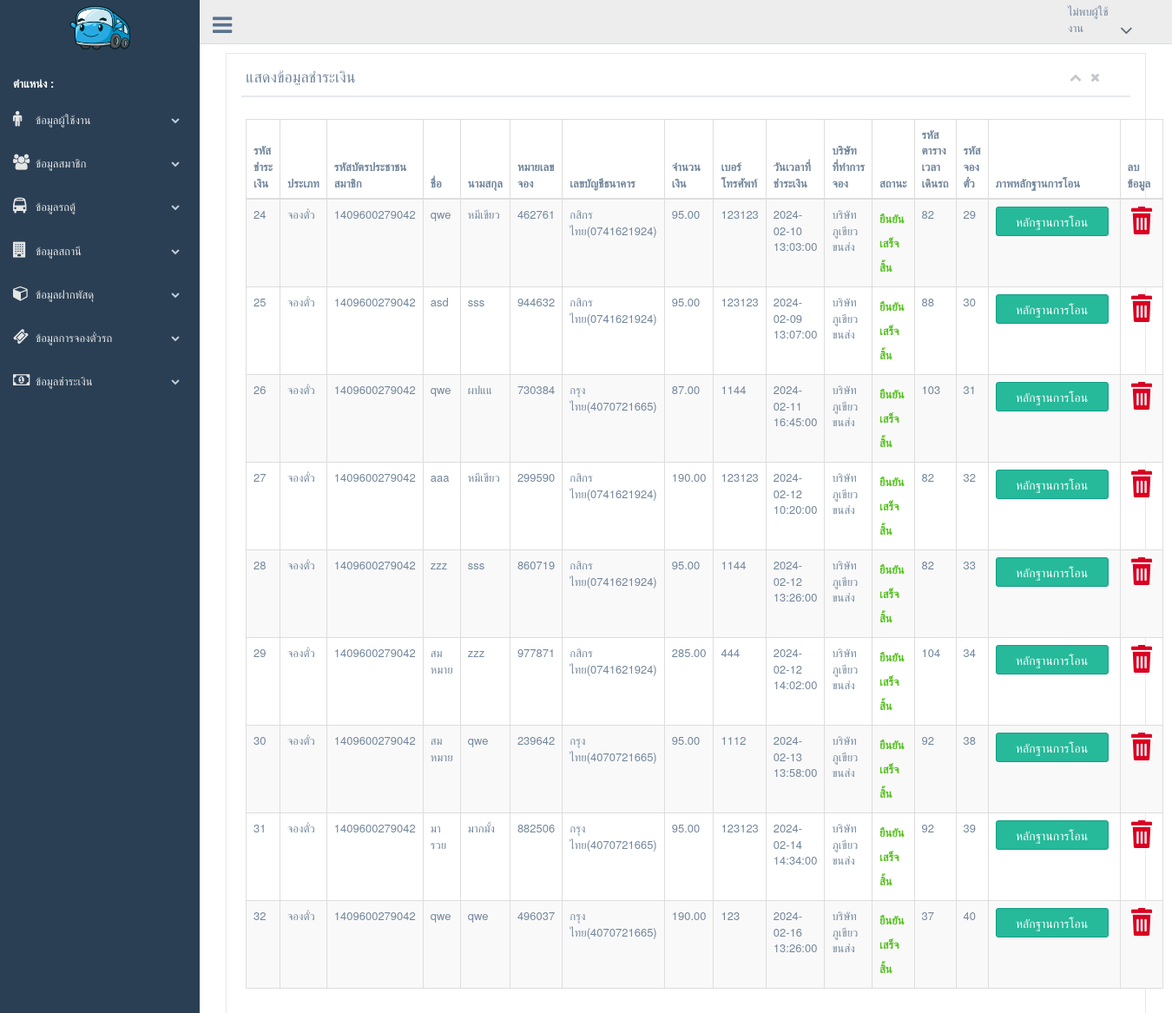
The page /backend/admin/payment_history.php on the database its author committed.
### tables this page shows
CREATE TABLE `tb_payment` (
  `payment_id` int(11) NOT NULL,
  `payment_type` varchar(10) NOT NULL,
  `payment_fname` varchar(100) NOT NULL,
  `payment_lname` varchar(100) NOT NULL,
  `payment_no` varchar(6) NOT NULL,
  `payment_bank` int(11) NOT NULL,
  `payment_pay` double NOT NULL,
  `payment_tel` varchar(10) NOT NULL,
  `payment_date_time` datetime NOT NULL,
  `payment_pic` varchar(255) NOT NULL,
  `company_id` int(11) NOT NULL,
  `payment_status` int(11) NOT NULL DEFAULT '0',
  `user_idcard` varchar(13) NOT NULL,
  `station_id` int(11) NOT NULL,
  `status` int(11) NOT NULL,
  `tickets_id` int(11) NOT NULL,
  `carservice_vehicle` char(10) NOT NULL
);

CREATE TABLE `tb_bank` (
  `bank_id` int(11) NOT NULL,
  `company_id` int(11) NOT NULL,
  `bank_name` varchar(250) NOT NULL,
  `bank_number` varchar(20) NOT NULL
);

CREATE TABLE `tb_company` (
  `company_id` int(11) NOT NULL,
  `company_name` varchar(20) NOT NULL,
  `company_add` text NOT NULL,
  `company_tel` char(10) NOT NULL
);

### class_conn.php (called while the page is built, shortened)
<?php
class class_conn{
public $db_server = "localhost";
public $db_username = "root";
public $db_password = "0852009988";
public $db_database = "db_vantickets2";
public function select_base($sql){
$db_server = $this->db_server;
$db_username = $this->db_username;
$db_password = $this->db_password;
$db_database = $this->db_database;
$con = mysqli_connect($db_server,$db_username,$db_password,$db_database);
mysqli_set_charset($con,"utf8");
$result = mysqli_query($con,$sql);
return $result;
}
}
?>

### backend/admin/payment_history.php (the view, shortened to what this page needs)
<?php include('header.php'); ?>
<div class="right_col" role="main">
    <div class="col-md-12 col-sm-12 col-xs-12">
        <div class="x_panel">
            <div class="x_title">
                <h2>แสดงข้อมูลชำระเงิน </h2>
                <ul class="nav navbar-right panel_toolbox">
                    <li><a class="collapse-link"><i class="fa fa-chevron-up"></i></a>
                    </li>
                    <li><a class="close-link"><i class="fa fa-close"></i></a>
                    </li>
                </ul>
                <div class="clearfix"></div>
            </div>
            <div class="x_content">
                <p class="text-muted font-13 m-b-30">
                <table id="datatable-buttons" class="table table-striped table-bordered">
                    <thead>
                        <tr>
                        <tr>
                            <th>รหัสชำระเงิน</th>
                            <th>ประเภท</th>
                            <th>รหัสบัตรประชาชนสมาชิก</th>
                            <th>ชื่อ</th>
                            <th>นามสกุล</th>
                            <th>หมายเลขจอง</th>
                            <th>เลขบัญชีธนาคาร</th>
                            <th>จำนวนเงิน</th>
                            <th>เบอร์โทรศัพท์</th>
                            <th>วันเวลาที่ชำระเงิน</th>
                            <th>บริษัทที่ทำการจอง</th>
                            <th>สถานะ</th>
                            <th>รหัสตารางเวลาเดินรถ</th>
                            <th>รหัสจองตั๋ว</th>
                            <th>ภาพหลักฐานการโอน</th>
                            <th>ลบข้อมูล</th>
                        </tr>
                        </tr>
                    </thead>
                    <tbody>
                        <?php
                        $status = 1;
                        $sql = " select *,c.company_name c_name,b.bank_name b_name,b.bank_number b_number from tb_payment p
                        join tb_company c on p.company_id = c.company_id
                        join tb_bank b on b.bank_id = p.payment_bank
                        where p.payment_status = '$status'";
                        $result = $cls_conn->select_base($sql);
                        while ($row = mysqli_fetch_array($result)) {
                        ?>
                            <tr>
                                <td>
                                    <?= $row['payment_id']; ?>
                                </td>
                                <td>
                                    <?= $row['payment_type']; ?>
                                </td>
                                <td>
                                    <?= $row['user_idcard']; ?>
                                </td>
                                <td>
                                    <?= $row['payment_fname']; ?>
                                </td>
                                <td>
                                    <?= $row['payment_lname']; ?>
                                </td>
                                <td>
                                    <?= $row['payment_no']; ?>
                                </td>
                                <td>
                                    <?= $row['b_name'] . "(" . $row['b_number'] . ")"; ?>
                                </td>
                                <td>
                                    <?= number_format((intval($row['payment_pay'])), 2, ".", ","); ?>
                                </td>
                                <td>
                                    <?= $row['payment_tel']; ?>
                                </td>
                                <td>
                                    <?= $row['payment_date_time']; ?>
                                </td>
                                <td>
                                    <?= $row['c_name']; ?>
                                </td>
                                <td style="width: 80px;">
                                    <?php switch ($row['payment_status']) {
                                        case '1':
                                            echo "<span style='color:#55C11E ;font-weight:bold;'>ยืนยันเสร็จสิ้น</span>";
                                    } ?>
                                </td>
                                <td>
                                    <?= $row['station_id']; ?>
                                </td>
                                <td>
                                    <?= $row['tickets_id']; ?>
                                </td>
                                <td>
                                    <input id="btn_img" value="หลักฐานการโอน" onclick="img(<?= $row['payment_id']; ?>)" class="btn btn-success" style="width: 130px;">
                                </td>
                                <td>
                                    <a href="delete_payment_history.php?id=<?=$row['payment_id'];?>" onclick="return confirm('คุณต้องการลบหรือไม่?')"><img src="../../frontend/image/delete.png" /></a>
                                </td>
                            </tr>
                        <?php
                        }
                        ?>
                    </tbody>
                </table>
            </div>
        </div>
    </div>
</div>
<?php include('footer.php'); ?>

### rows shown on the page
tb_payment: payment_id "24", payment_type "จองตั๋ว", user_idcard "1409600279042", payment_fname "qwe", payment_lname "หมีเขียว", payment_no "462761", tb_bank.bank_name "กสิกรไทย", tb_bank.bank_number "0741621924", payment_pay "95.00", payment_tel "123123", payment_date_time "2024-02-10 13:03:00", company.company_name "บริษัทภูเขียวขนส่ง", payment_status "ยืนยันเสร็จสิ้น", station "82", tickets "29"
tb_payment: payment_id "25", payment_type "จองตั๋ว", user_idcard "1409600279042", payment_fname "asd", payment_lname "sss", payment_no "944632", tb_bank.bank_name "กสิกรไทย", tb_bank.bank_number "0741621924", payment_pay "95.00", payment_tel "123123", payment_date_time "2024-02-09 13:07:00", company.company_name "บริษัทภูเขียวขนส่ง", payment_status "ยืนยันเสร็จสิ้น", station "88", tickets "30"
tb_payment: payment_id "26", payment_type "จองตั๋ว", user_idcard "1409600279042", payment_fname "qwe", payment_lname "ผปแแ", payment_no "730384", tb_bank.bank_name "กรุงไทย", tb_bank.bank_number "4070721665", payment_pay "87.00", payment_tel "1144", payment_date_time "2024-02-11 16:45:00", company.company_name "บริษัทภูเขียวขนส่ง", payment_status "ยืนยันเสร็จสิ้น", station "103", tickets "31"
tb_payment: payment_id "27", payment_type "จองตั๋ว", user_idcard "1409600279042", payment_fname "aaa", payment_lname "หมีเขียว", payment_no "299590", tb_bank.bank_name "กสิกรไทย", tb_bank.bank_number "0741621924", payment_pay "190.00", payment_tel "123123", payment_date_time "2024-02-12 10:20:00", company.company_name "บริษัทภูเขียวขนส่ง", payment_status "ยืนยันเสร็จสิ้น", station "82", tickets "32"
tb_payment: payment_id "28", payment_type "จองตั๋ว", user_idcard "1409600279042", payment_fname "zzz", payment_lname "sss", payment_no "860719", tb_bank.bank_name "กสิกรไทย", tb_bank.bank_number "0741621924", payment_pay "95.00", payment_tel "1144", payment_date_time "2024-02-12 13:26:00", company.company_name "บริษัทภูเขียวขนส่ง", payment_status "ยืนยันเสร็จสิ้น", station "82", tickets "33"
tb_payment: payment_id "29", payment_type "จองตั๋ว", user_idcard "1409600279042", payment_fname "สมหมาย", payment_lname "zzz", payment_no "977871", tb_bank.bank_name "กสิกรไทย", tb_bank.bank_number "0741621924", payment_pay "285.00", payment_tel "444", payment_date_time "2024-02-12 14:02:00", company.company_name "บริษัทภูเขียวขนส่ง", payment_status "ยืนยันเสร็จสิ้น", station "104", tickets "34"
tb_payment: payment_id "30", payment_type "จองตั๋ว", user_idcard "1409600279042", payment_fname "สมหมาย", payment_lname "qwe", payment_no "239642", tb_bank.bank_name "กรุงไทย", tb_bank.bank_number "4070721665", payment_pay "95.00", payment_tel "1112", payment_date_time "2024-02-13 13:58:00", company.company_name "บริษัทภูเขียวขนส่ง", payment_status "ยืนยันเสร็จสิ้น", station "92", tickets "38"
tb_payment: payment_id "31", payment_type "จองตั๋ว", user_idcard "1409600279042", payment_fname "มารวย", payment_lname "มากมั้ง", payment_no "882506", tb_bank.bank_name "กรุงไทย", tb_bank.bank_number "4070721665", payment_pay "95.00", payment_tel "123123", payment_date_time "2024-02-14 14:34:00", company.company_name "บริษัทภูเขียวขนส่ง", payment_status "ยืนยันเสร็จสิ้น", station "92", tickets "39"
tb_payment: payment_id "32", payment_type "จองตั๋ว", user_idcard "1409600279042", payment_fname "qwe", payment_lname "qwe", payment_no "496037", tb_bank.bank_name "กรุงไทย", tb_bank.bank_number "4070721665", payment_pay "190.00", payment_tel "123", payment_date_time "2024-02-16 13:26:00", company.company_name "บริษัทภูเขียวขนส่ง", payment_status "ยืนยันเสร็จสิ้น", station "37", tickets "40"
